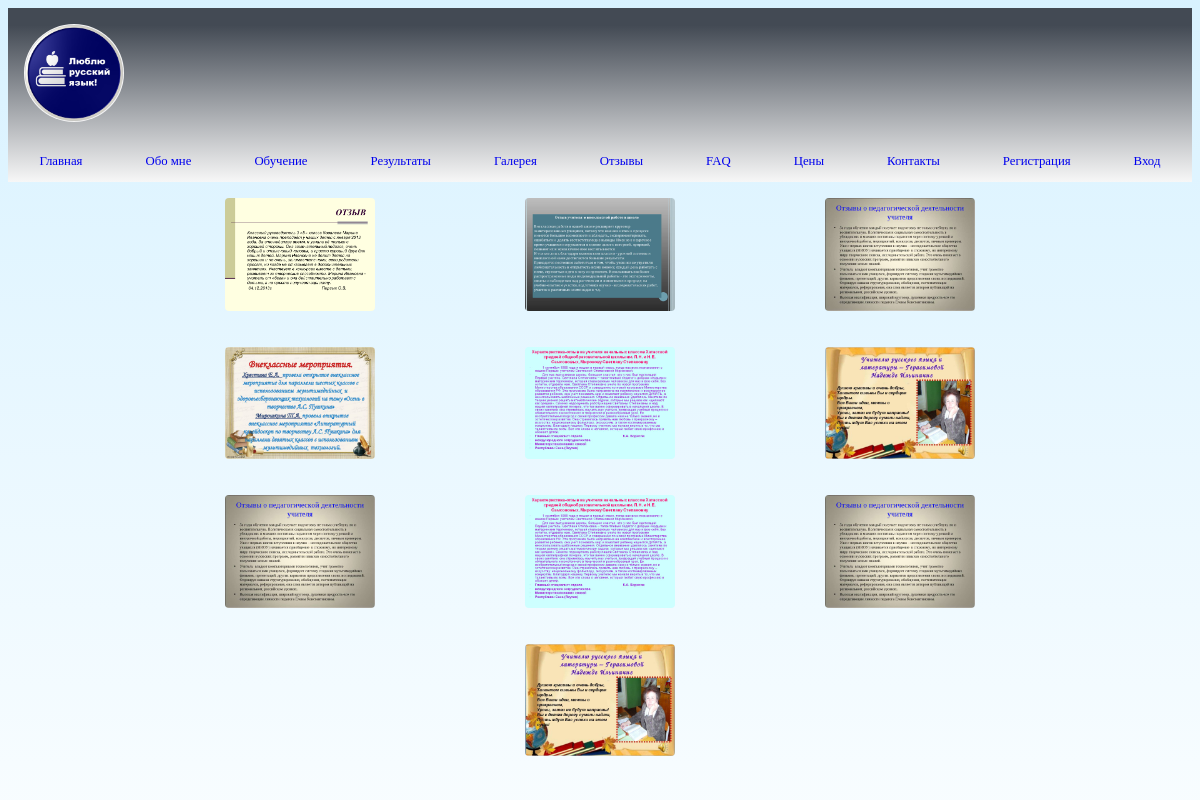
Before: /education_photo/ with the older database file.
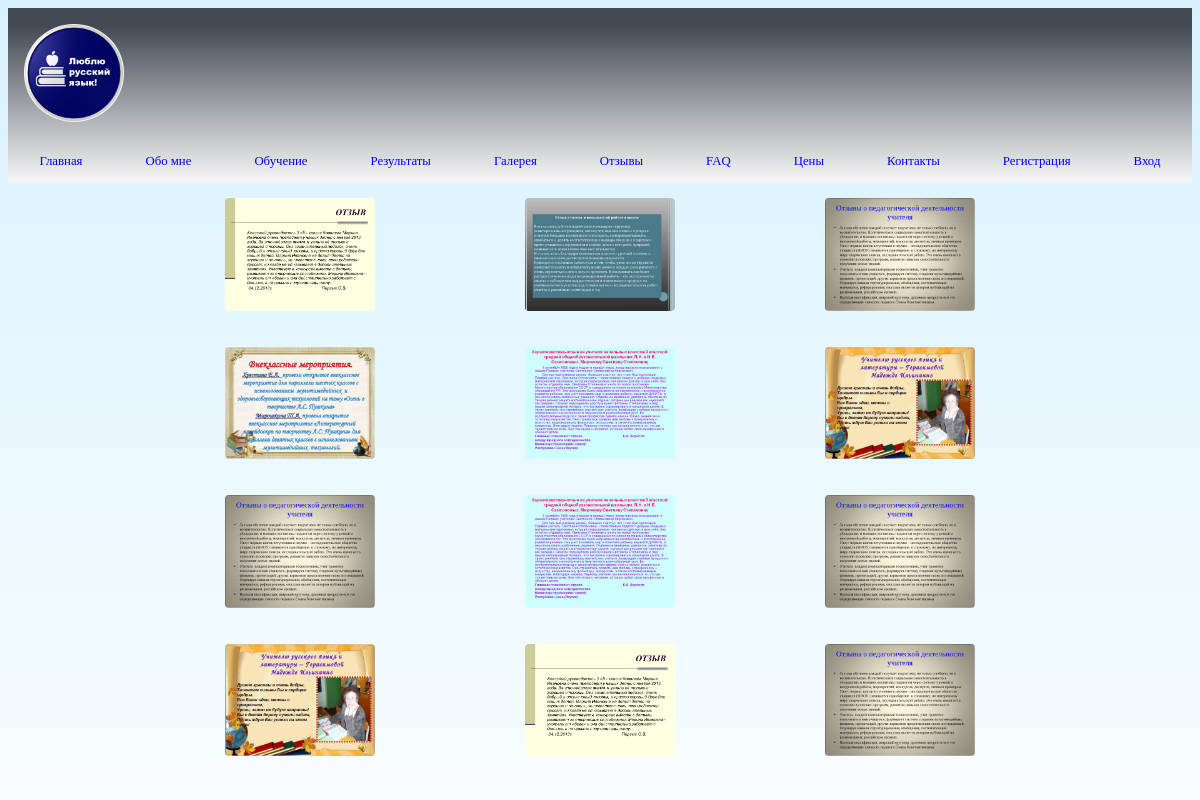
After: the same page with the newer database file.
### site_anna/models.py (models this page shows)
class PhotoReview(models.Model):
    image = models.ImageField(upload_to="photo/", verbose_name="Фото ")
    created_at = models.DateTimeField(auto_now_add=True, verbose_name="Время создания")
    class Meta:
        verbose_name = "Фото"
        verbose_name_plural = "Галерея"
    def __str__(self):
        return self.image.url

### site_anna/views.py (the view)
# urls.py: path("education_photo/", education_photo, name="education_photo"),
def education_photo(request):
    education_photo = PhotoReview.objects.all()
    return render(request, "education_photo.html", {"education_photo": education_photo})

### site_anna/templates/education_photo.html (shortened to what this page needs)
{% extends 'main.html' %}
{% block content %}
  <div class="container_img">
    {% for img in education_photo %}
      <div class="image-block">
        <img src="{{ img }}" width="200" alt="" />
      </div>
    {% endfor %}
  </div>
{% endblock %}

### site_anna/templates/main.html (shortened to what this page needs)
<!DOCTYPE html>
<html lang="en">
  <head>
  </head>
  <body>
    <div class="container">
      <div class="body">
        <div class="navbar">
          <div class="navbar-1">
            <div class="img">
              <img src="/static/photo_main_logo.jpg" width="100" alt="" />
            </div>
          </div>
        </div>
        <div class="menu">
          <div>
            <a href="{% url 'index' %}" class="body-menu-2"><p id="p-2">Главная</p></a>
          </div>
          <div>
            <a href="{% url 'about_me' %}" class="body-menu-2"><p id="p-2">Обо мне</p></a>
          </div>
          <div>
            <a href="{% url 'education' %}" class="body-menu-2"><p id="p-2">Обучение</p></a>
          </div>
          <div>
            <a href="{% url 'advantages' %}" class="body-menu-2"><p id="p-2">Результаты</p></a>
          </div>
          <div>
            <a href="{% url 'education_photo' %}" class="body-menu-2"><p id="p-2">Галерея</p></a>
          </div>
          <div>
            <a href="{% url 'review' %}" id="p-2">Отзывы</a>
          </div>
          <div>
            <a href="{% url 'faq' %}" class="body-menu-3"><p id="p-2">FAQ</p></a>
          </div>
          <div>
            <a href="{% url 'price' %}" class="body-menu-4"><p id="p-2">Цены</p></a>
          </div>
          <div>
            <a href="{% url 'contact' %}" class="body-menu-5"><p id="p-2">Контакты</p></a>
          </div>
          <div>
            <a href="{% url 'signup' %}" class="body-menu-5"><p id="p-2">Регистрация</p></a>
          </div>
          {% if request.user.is_authenticated %}
            <div>
              <a href="{% url 'logout' %}" class="body-menu-5"><p id="p-2">Выход</p></a>
            </div>
          {% else %}
            <div>
              <a href="{% url 'login_in' %}" class="body-menu-5"><p id="p-2">Вход</p></a>
            </div>
          {% endif %}
        </div>
      </div>
      <div class="content">
        {% block content %}{% endblock %}
      </div>
    </div>
  </body>
</html>

### site_anna/templates/education_photo.html (style rules this page uses)
.container_img { display: flex; flex-wrap: wrap; align-items: center; justify-content: center; }
.image-block { width: 300px; transition: transform 0.5s; text-align: center; }
.image-block img { width: 50%; height: 50%; object-fit: cover; border-radius: 20px; transition: transform 0.5s; }

### site_anna/templates/main.html (style rules this page uses)
a { text-decoration: none; }
.navbar-1 { text-align: center; }
.navbar { display: flex; justify-content: space-between; align-items: center; }
.body { background-color: #f7f7f7; background-image: linear-gradient(to bottom, #434a54 10%, #f7f7f7 100%); }
body { background: linear-gradient(to bottom, rgba(190, 233, 255, 0.6), rgba(255, 255, 255, 0.6)); }
img { padding: 2vh; border-radius: 50%; }
.menu { display: flex; flex-wrap: wrap; justify-content: space-around; align-items: center; font-size: 0.8em; }

Changed rows visible on the page:
added PhotoReview: image (picture)
added PhotoReview: image (picture)
